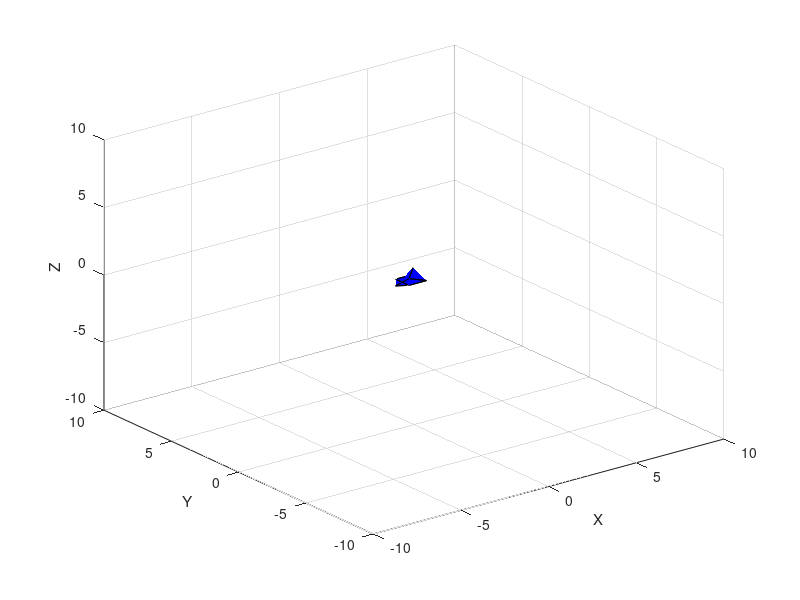
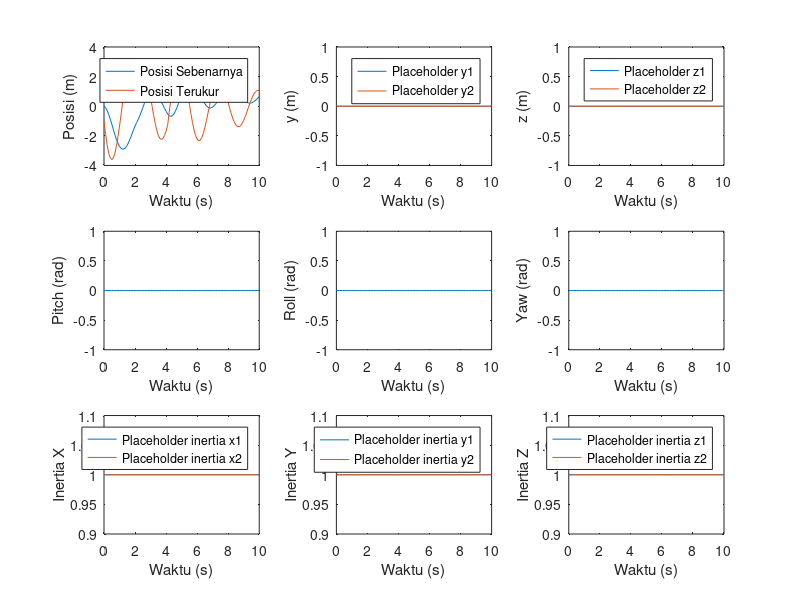

Write MATLAB code to recreate these figures, in order.
% Konstanta dan variabel
g = 9.81;           % Percepatan gravitasi (m/s^2)
dt = 0.1;           % Waktu sampling (s)
m = 0.5;            % Massa drone (kg)
k = 3;              % Konstanta pegas (N/m)
b = 0.5;            % Koefisien redaman (N*s/m)
t = 0:dt:10;        % Vektor waktu (s)

% Inisialisasi variabel
x_history = zeros(2,length(t));
y_history = zeros(2,length(t));
z_history = zeros(2,length(t));
pitch_history = zeros(1,length(t));
roll_history = zeros(1,length(t));
yaw_history = zeros(1,length(t));
inertia_x_history = zeros(2,length(t));
inertia_y_history = zeros(2,length(t));
inertia_z_history = zeros(2,length(t));

% Inisialisasi variabel animasi
fig = figure;
ax = axes('XLim', [-10 10], 'YLim', [-10 10], 'ZLim', [-10 10]);
view(3);
grid on;
xlabel('X');
ylabel('Y');
zlabel('Z');
hold on;

% Gambar drone
drone_size = 1;
drone_color = 'b';
drone_vertices = drone_size * [0.5 -0.5 -0.5 0.5 0.5 0.5 -0.5 -0.5 0.5 0.5 -0.5 -0.5;                                 0.5 0.5 -0.5 -0.5 0.5 0.5 0.5 -0.5 -0.5 0.5 0.5 -0.5;                                 0 0 0 0 0.5 -0.5 -0.5 0.5 0.5 -0.5 -0.5 0.5];
drone_faces = [1 2 3 4; 1 2 6 5; 2 3 7 6; 3 4 8 7; 4 1 5 8; 5 6 7 8];

drone = patch('Vertices', drone_vertices', 'Faces', drone_faces, 'FaceColor', drone_color);

% Simulasi
x = [0; 0];         % Kecepatan awal dan posisi awal
u = 0;              % Input kontrol awal
F = 0;              % Gaya eksternal awal

for i = 1:length(t)
    % Hitung gaya bersih pada drone
    net_force = u - m*g - k*x(1) - b*x(2) + F;
    
    % Update posisi dan kecepatan
    x = x + dt*[x(2); net_force/m];
    
    % Update input kontrol dan gaya eksternal
    if t(i) > 2
        u = 5;
    end
    if t(i) > 4
        F = 2;
    end
    
    % Save history of data
    x_history(:,i) = x;
    y_history(:,i) = [0; 0];    % Placeholder for y data
    z_history(:,i) = [0; 0];    % Placeholder for z data
    pitch_history(i) = 0;       % Placeholder for pitch data
    roll_history(i) = 0;        % Placeholder for roll data
    yaw_history(i) = 0;         % Placeholder for yaw data
    inertia_x_history(:,i) = [1; 1];   % Placeholder for inertia x data
    inertia_y_history(:,i) = [1; 1];   % Placeholder for inertia y data
    inertia_z_history(:,i) = [1; 1];   % Placeholder for inertia z data
    
    % Update posisi drone
    drone_vertices_new = drone_vertices' + repmat([x(1), x(2), 0], size(drone_vertices, 2), 1);
    set(drone, 'Vertices', drone_vertices_new);
    
    % Tampilkan animasi
    pause(0.01);
end

% Plot hasil simulasi
figure;
subplot(3, 3, 1);
plot(t, x_history(1,:), t, x_history(2,:));
xlabel('Waktu (s)');
ylabel('Posisi (m)');
legend('Posisi Sebenarnya', 'Posisi Terukur');

subplot(3, 3, 2);
plot(t, y_history(1,:), t, y_history(2,:));
xlabel('Waktu (s)');
ylabel('y (m)');
legend('Placeholder y1', 'Placeholder y2');

subplot(3, 3, 3);
plot(t, z_history(1,:), t, z_history(2,:));
xlabel('Waktu (s)');
ylabel('z (m)');
legend('Placeholder z1', 'Placeholder z2');

subplot(3, 3, 4);
plot(t, pitch_history);
xlabel('Waktu (s)');
ylabel('Pitch (rad)');

subplot(3, 3, 5);
plot(t, roll_history);
xlabel('Waktu (s)');
ylabel('Roll (rad)');

subplot(3, 3, 6);
plot(t, yaw_history);
xlabel('Waktu (s)');
ylabel('Yaw (rad)');

subplot(3, 3, 7);
plot(t, inertia_x_history(1,:), t, inertia_x_history(2,:));
xlabel('Waktu (s)');
ylabel('Inertia X');
legend('Placeholder inertia x1', 'Placeholder inertia x2');

subplot(3, 3, 8);
plot(t, inertia_y_history(1,:), t, inertia_y_history(2,:));
xlabel('Waktu (s)');
ylabel('Inertia Y');
legend('Placeholder inertia y1', 'Placeholder inertia y2');

subplot(3, 3, 9);
plot(t, inertia_z_history(1,:), t, inertia_z_history(2,:));
xlabel('Waktu (s)');
ylabel('Inertia Z');
legend('Placeholder inertia z1', 'Placeholder inertia z2');

